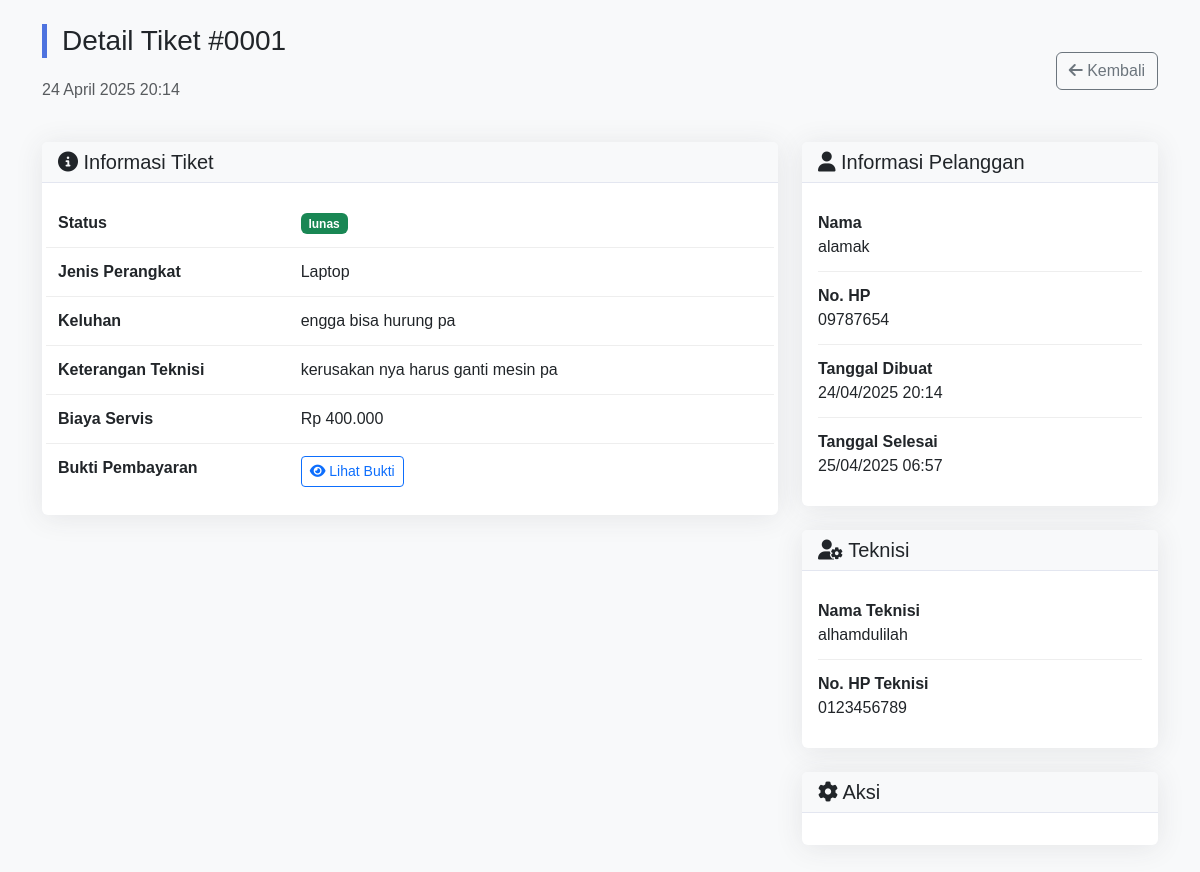
Screenshot of /pelanggan/detail_tiket.php?id=1 (signed in) with the database file from the repository.
### tables this page shows
CREATE TABLE `tiket_servis` (
  `id` int NOT NULL,
  `user_id` int NOT NULL,
  `device_type` enum('hp','laptop','komputer') NOT NULL,
  `keluhan` text NOT NULL,
  `status` enum('pending','dikonfirmasi_admin','diproses_teknisi','selesai_diperbaiki','menunggu_pembayaran','lunas','servis_dibatalkan') DEFAULT 'pending',
  `biaya_servis` decimal(10,2) DEFAULT '0.00',
  `keterangan_teknisi` text,
  `bukti_pembayaran` varchar(255) DEFAULT NULL,
  `tanggal_dibuat` datetime DEFAULT CURRENT_TIMESTAMP,
  `tanggal_selesai` datetime DEFAULT NULL,
  `teknisi_id` int DEFAULT NULL,
  `keterangan_admin` varchar(225) DEFAULT NULL
);

CREATE TABLE `users` (
  `id` int NOT NULL,
  `username` varchar(50) NOT NULL,
  `password` varchar(50) NOT NULL,
  `nama` varchar(100) NOT NULL,
  `no_hp` varchar(20) NOT NULL,
  `role` enum('admin','teknisi','pelanggan') NOT NULL
);

### config/koneksi.php (called while the page is built, shortened)
<?php
$host = 'localhost';
$user = 'root';
$password = '';
$database = 'servis_komputer_db';
$koneksi = new mysqli($host, $user, $password, $database);
function bersihkan($data) {
    global $koneksi;
    return $koneksi->real_escape_string(strip_tags(trim($data)));
}
?>

### pelanggan/detail_tiket.php (the view, shortened to what this page needs)
<?php
require '../config/koneksi.php';
$tiket_id = bersihkan($_GET['id']);
$query = "SELECT t.*,
          u.nama as nama_pelanggan,
          u.no_hp as hp_pelanggan,
          ut.nama as nama_teknisi,
          ut.no_hp as hp_teknisi
          FROM tiket_servis t
          JOIN users u ON t.user_id = u.id
          LEFT JOIN users ut ON t.teknisi_id = ut.id
          WHERE t.id='$tiket_id'";
$tiket = $koneksi->query($query)->fetch_assoc();
$back_url = $_SESSION['role'] == 'admin' ? 'admin/kelola_tiket.php' : 'dashboard.php';
?>
<!DOCTYPE html>
<html lang="en">
<head>
    <link href="../assets/css/bootstrap.min.css" rel="stylesheet">
    <link rel="stylesheet" href="https://cdnjs.cloudflare.com/ajax/libs/font-awesome/6.0.0/css/all.min.css">
</head>
<body>
    <?php
    if ($_SESSION['role'] == 'admin') {
        include '../includes/navbar_admin.php';
    } elseif ($_SESSION['role'] == 'teknisi') {
        include '../includes/navbar_teknisi.php';
    } else {
        include '../includes/navbar_admin.php';
    }
    ?>
    <div class="container mt-4 mb-5">
        <div class="d-flex justify-content-between align-items-center mb-4">
            <div>
                <h3 class="tiket-header">Detail Tiket #<?= str_pad($tiket['id'], 4, '0', STR_PAD_LEFT) ?></h3>
                <p class="text-muted"><?= date('d F Y H:i', strtotime($tiket['tanggal_dibuat'])) ?></p>
            </div>
            <a href="<?= $back_url ?>" class="btn btn-outline-secondary">
                <i class="fas fa-arrow-left"></i> Kembali
            </a>
        </div>
        <div class="row">
            <div class="col-lg-8">
                <div class="card info-card">
                    <div class="card-header">
                        <h5 class="mb-0"><i class="fas fa-info-circle"></i> Informasi Tiket</h5>
                    </div>
                    <div class="card-body">
                        <div class="detail-row row">
                            <div class="col-md-4 fw-bold">Status</div>
                            <div class="col-md-8">
                                <?php
                                $status_class = [
                                    'pending' => 'bg-warning',
                                    'dikonfirmasi_admin' => 'bg-info',
                                    'diproses_teknisi' => 'bg-primary',
                                    'selesai_diperbaiki' => 'bg-success',
                                    'menunggu_pembayaran' => 'bg-secondary',
                                    'lunas' => 'bg-success'
                                ];
                                ?>
                                <span class="badge status-badge <?= $status_class[$tiket['status']] ?>">
                                    <?= str_replace('_', ' ', $tiket['status']) ?>
                                </span>
                            </div>
                        </div>
                        <div class="detail-row row">
                            <div class="col-md-4 fw-bold">Jenis Perangkat</div>
                            <div class="col-md-8"><?= ucfirst($tiket['device_type']) ?></div>
                        </div>
                        <div class="detail-row row">
                            <div class="col-md-4 fw-bold">Keluhan</div>
                            <div class="col-md-8"><?= nl2br($tiket['keluhan']) ?></div>
                        </div>
                        <?php if (!empty($tiket['keterangan_teknisi'])): ?>
                        <div class="detail-row row">
                            <div class="col-md-4 fw-bold">Keterangan Teknisi</div>
                            <div class="col-md-8"><?= nl2br($tiket['keterangan_teknisi']) ?></div>
                        </div>
                        <?php endif; ?>
                        <?php if ($tiket['biaya_servis'] > 0): ?>
                        <div class="detail-row row">
                            <div class="col-md-4 fw-bold">Biaya Servis</div>
                            <div class="col-md-8">Rp <?= number_format($tiket['biaya_servis'], 0, ',', '.') ?></div>
                        </div>
                        <?php endif; ?>
                        <?php if ($_SESSION['role'] == 'admin' && !empty($tiket['bukti_pembayaran'])): ?>
                        <div class="detail-row row">
                            <div class="col-md-4 fw-bold">Bukti Pembayaran</div>
                            <div class="col-md-8">
                                <a href="../uploads/pembayaran/<?= $tiket['bukti_pembayaran'] ?>" target="_blank" class="btn btn-sm btn-outline-primary">
                                    <i class="fas fa-eye"></i> Lihat Bukti
                                </a>
                            </div>
                        </div>
                        <?php endif; ?>
                    </div>
                </div>
            </div>
            <div class="col-lg-4">
                <div class="card info-card">
                    <div class="card-header">
                        <h5 class="mb-0"><i class="fas fa-user"></i> Informasi Pelanggan</h5>
                    </div>
                    <div class="card-body">
                        <div class="detail-row">
                            <div class="fw-bold">Nama</div>
                            <div><?= $tiket['nama_pelanggan'] ?></div>
                        </div>
                        <div class="detail-row">
                            <div class="fw-bold">No. HP</div>
                            <div><?= $tiket['hp_pelanggan'] ?></div>
                        </div>
                        <div class="detail-row">
                            <div class="fw-bold">Tanggal Dibuat</div>
                            <div><?= date('d/m/Y H:i', strtotime($tiket['tanggal_dibuat'])) ?></div>
                        </div>
                        <?php if ($tiket['tanggal_selesai']): ?>
                        <div class="detail-row">
                            <div class="fw-bold">Tanggal Selesai</div>
                            <div><?= date('d/m/Y H:i', strtotime($tiket['tanggal_selesai'])) ?></div>
                        </div>
                        <?php endif; ?>
                    </div>
                </div>
                <?php if (!empty($tiket['teknisi_id'])): ?>
                <div class="card info-card mt-4">
                    <div class="card-header">
                        <h5 class="mb-0"><i class="fas fa-user-cog"></i> Teknisi</h5>
                    </div>
                    <div class="card-body">
                        <div class="detail-row">
                            <div class="fw-bold">Nama Teknisi</div>
                            <div><?= $tiket['nama_teknisi'] ?></div>
                        </div>
                        <div class="detail-row">
                            <div class="fw-bold">No. HP Teknisi</div>
                            <div><?= $tiket['hp_teknisi'] ?></div>
                        </div>
                    </div>
                </div>
                <?php endif; ?>
                <?php if ($_SESSION['role'] == 'admin' || $_SESSION['role'] == 'teknisi'): ?>
                <div class="card info-card mt-4">
                    <div class="card-header">
                        <h5 class="mb-0"><i class="fas fa-cog"></i> Aksi</h5>
                    </div>
                    <div class="card-body">
                    </div>
                </div>
                <?php endif; ?>
            </div>
        </div>
    </div>
</body>
</html>

### pelanggan/detail_tiket.php (style rules this page uses)
.tiket-header { border-left: 5px solid #4e73df; padding-left: 15px; margin-bottom: 20px; }
.info-card { border-radius: 10px; box-shadow: 0 0 15px rgba(0,0,0,0.1); margin-bottom: 20px; }
.info-card .card-header { background-color: #f8f9fa; border-bottom: 1px solid #e3e6f0; font-weight: 600; }
.status-badge { font-size: 1rem; padding: 8px 15px; border-radius: 50px; }
.detail-row { border-bottom: 1px solid #eee; padding: 12px 0; }
.detail-row:last-child { border-bottom: none; }

### includes/navbar_admin.php (style rules this page uses)
:root { --sidebar-width: 250px; --topbar-height: 56px; --primary-color: #4e73df; --secondary-color: #f8f9fc; }
body { font-family: 'Nunito', sans-serif; background-color: #f8f9fa; }
.card { border: none; box-shadow: 0 0.15rem 1.75rem 0 rgba(58, 59, 69, 0.1); margin-bottom: 20px; }
.card-header { background-color: #f8f9fc; border-bottom: 1px solid #e3e6f0; font-weight: 600; }

### rows the page displays
tiket_servis: id "0001", tanggal_dibuat "24 April 2025 20:14", status "lunas", device_type "Laptop", keluhan "engga bisa hurung pa", keterangan_teknisi "kerusakan nya harus ganti mesin pa", biaya_servis "400.000", user.nama "alamak", user.no_hp "09787654", tanggal_dibuat "24/04/2025 20:14", tanggal_selesai "25/04/2025 06:57", teknisi.nama "alhamdulilah", teknisi.no_hp "0123456789"
